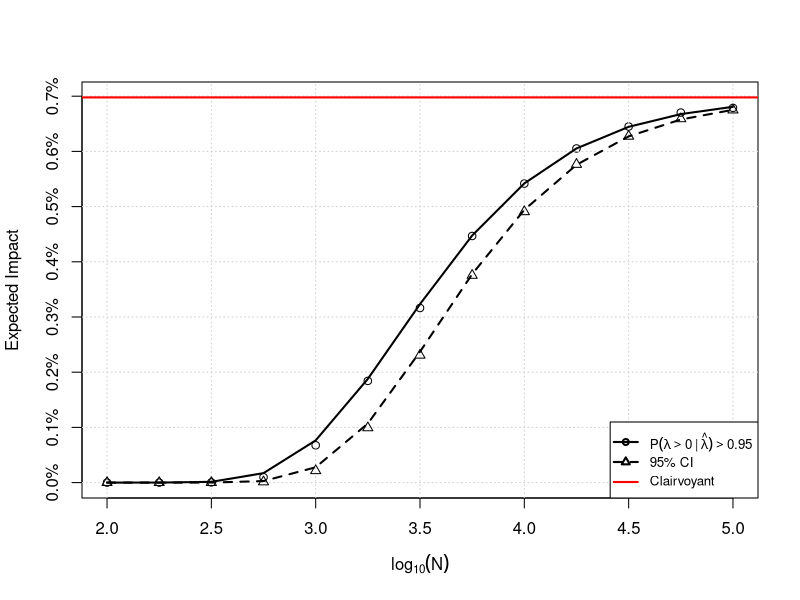
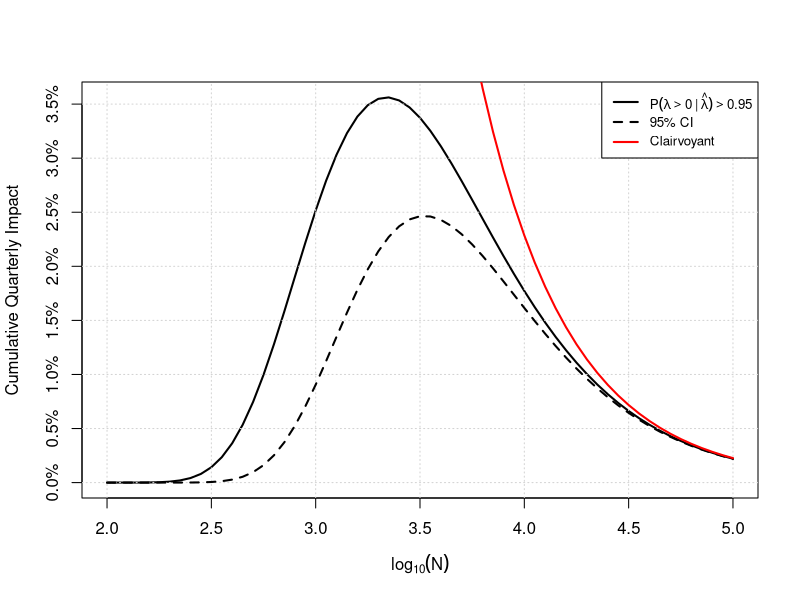
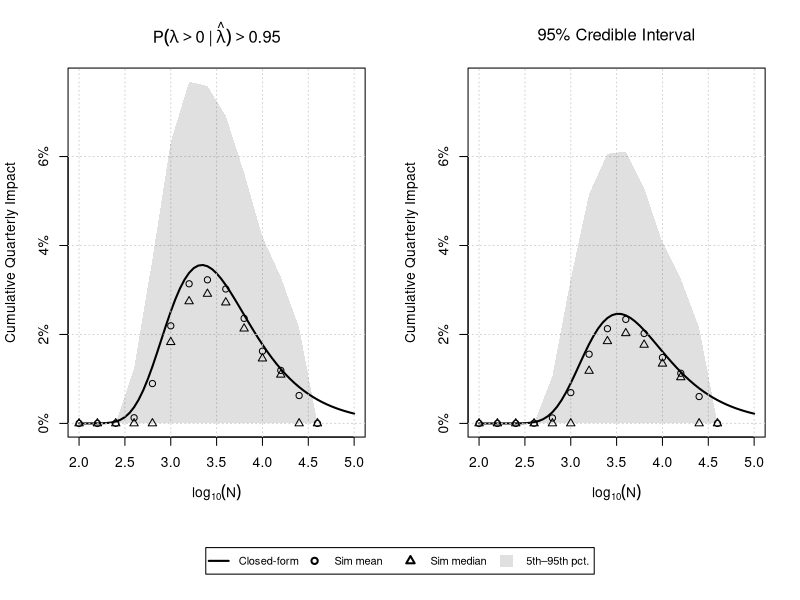

These charts were generated, in order, by the following R code:
## ---- chunk 1
#| include: false

# =============================================================================
# Shared helpers
# =============================================================================

# Simulate data and compute posterior for a given n and prior
sim_posterior <- function(n, prior_mean = 0, prior_sd = 0.05,
                          control_mean = 2.0, prob_treatment = 0.5, nsims = 100000) {
  sigma <- 0.5
  se_c <- sigma / sqrt(n * (1 - prob_treatment))
  se_t <- sigma / sqrt(n * prob_treatment)

  true_lift <- rnorm(nsims, prior_mean, prior_sd)
  control   <- rnorm(nsims, control_mean, se_c)
  treatment <- rnorm(nsims, control_mean * (1 + true_lift), se_t)

  estimated_lift    <- (treatment / control) - 1
  estimated_lift_se <- sqrt(se_t^2 / control^2 + se_c^2 * treatment^2 / control^4)

  V <- 1 / (1 / estimated_lift_se^2 + 1 / prior_sd^2)
  M <- V * (estimated_lift / estimated_lift_se^2 + prior_mean / prior_sd^2)
  S <- sqrt(V)

  list(true_lift = true_lift, M = M, S = S)
}

# SE of lift via delta method for g(T, C) = T/C - 1
# evaluated at (E[T], E[C]) = (control_mean * (1 + prior_mean), control_mean)
compute_se_lift <- function(n, prior_mean = 0, control_mean = 2.0, prob_treatment = 0.5, sigma = 0.5) {
  se_c <- sigma / sqrt(n * (1 - prob_treatment))
  se_t <- sigma / sqrt(n * prob_treatment)
  treatment_mean <- control_mean * (1 + prior_mean)
  sqrt(se_t^2 / control_mean^2 + se_c^2 * treatment_mean^2 / control_mean^4)
}

# Analytic expected impact given a critical hurdle lambda_crit
analytic_impact_from_crit <- function(lambda_crit, se_lift, prior_mean = 0, prior_sd = 0.05) {
  integrand <- function(delta) {
    prob_ship <- 1 - pnorm(lambda_crit, mean = delta, sd = se_lift)
    delta * prob_ship * dnorm(delta, prior_mean, prior_sd)
  }
  integrate(integrand, lower = -Inf, upper = Inf)$value
}

# Closed-form expected impact: bivariate normal truncation moment
# E[lambda * 1(lambda > S)] where lambda ~ N(prior_mean, prior_sd^2)
# and S is the threshold adjusted for measurement noise (se_lift)
closedform_impact_from_crit <- function(lambda_crit, se_lift, prior_mean = 0, prior_sd = 0.05) {
  tau <- sqrt(prior_sd^2 + se_lift^2)
  a   <- (prior_mean - lambda_crit) / tau
  prior_mean * pnorm(a) + (prior_sd^2 / tau) * dnorm(a)
}

# =============================================================================
# Decision Rule 1: Ship if P(lift > 0 | data) > cutoff
# =============================================================================

sim_decisions <- function(n = 5000, cutoff = 0.95, prior_mean = 0, prior_sd = 0.05,
                          control_mean = 2.0, prob_treatment = 0.5, nsims = 100000) {
  p <- sim_posterior(n, prior_mean, prior_sd, control_mean, prob_treatment, nsims)
  prob_positive <- pnorm(0, mean = p$M, sd = p$S, lower.tail = FALSE)
  mean(ifelse(prob_positive > cutoff, p$true_lift, 0))
}

closedform_decisions <- function(n = 5000, cutoff = 0.95, prior_mean = 0, prior_sd = 0.05,
                                  control_mean = 2.0, prob_treatment = 0.5) {
  se_lift     <- compute_se_lift(n, prior_mean, control_mean, prob_treatment)
  post_sd_inv <- sqrt(1 / prior_sd^2 + 1 / se_lift^2)
  lambda_crit <- se_lift^2 * (qnorm(cutoff) * post_sd_inv - prior_mean / prior_sd^2)
  closedform_impact_from_crit(lambda_crit, se_lift, prior_mean, prior_sd)
}

# =============================================================================
# Decision Rule 2: Ship if lower 95% credible interval > 0
# =============================================================================

sim_decisions_ci <- function(n = 5000, ci_level = 0.95, prior_mean = 0, prior_sd = 0.05,
                              control_mean = 2.0, prob_treatment = 0.5, nsims = 100000) {
  p <- sim_posterior(n, prior_mean, prior_sd, control_mean, prob_treatment, nsims)
  lower_ci <- qnorm((1 - ci_level) / 2, mean = p$M, sd = p$S)
  mean(ifelse(lower_ci > 0, p$true_lift, 0))
}

closedform_decisions_ci <- function(n = 5000, ci_level = 0.95, prior_mean = 0, prior_sd = 0.05,
                                     control_mean = 2.0, prob_treatment = 0.5) {
  se_lift     <- compute_se_lift(n, prior_mean, control_mean, prob_treatment)
  post_sd_inv <- sqrt(1 / prior_sd^2 + 1 / se_lift^2)
  lambda_crit <- se_lift^2 * (qnorm((1 + ci_level) / 2) * post_sd_inv - prior_mean / prior_sd^2)
  closedform_impact_from_crit(lambda_crit, se_lift, prior_mean, prior_sd)
}
## ---- chunk 2
#| fig-cap: "Simulated (open markers) and closed-form analytic (black lines) expected impact for all three decision rules. The red horizontal line is the Clairvoyant upper bound. Prior is $\\operatorname{Normal}(0.005, 0.01^2)$, $\\sigma = 0.5$, equal allocation."
prior_mean_opt <- 0.005
prior_sd_opt   <- 0.01

lns <- seq(2, 5, 0.25)
ns  <- 10^lns

sim_prob <- sapply(ns, \(x) sim_decisions(n = x, prior_mean = prior_mean_opt, prior_sd = prior_sd_opt))
sim_ci   <- sapply(ns, \(x) sim_decisions_ci(n = x, prior_mean = prior_mean_opt, prior_sd = prior_sd_opt))

closed_prob <- sapply(ns, \(x) closedform_decisions(n = x, prior_mean = prior_mean_opt, prior_sd = prior_sd_opt))
closed_ci   <- sapply(ns, \(x) closedform_decisions_ci(n = x, prior_mean = prior_mean_opt, prior_sd = prior_sd_opt))

clairvoyant_opt <- closedform_impact_from_crit(lambda_crit = 0, se_lift = 0,
                                                prior_mean = prior_mean_opt, prior_sd = prior_sd_opt)

ylim <- range(0, sim_prob, sim_ci, closed_prob, closed_ci, clairvoyant_opt)

plot(lns, sim_prob, type = 'p', pch = 1, col = 'black',
     xlab = expression(log[10](N)), ylab = 'Expected Impact', yaxt = 'n', ylim = ylim)
axis(2, at = axTicks(2), labels = scales::percent(axTicks(2)))
grid()
points(lns, sim_ci, pch = 2, col = 'black')
lines(lns, closed_prob, col = 'black', lwd = 2, lty = 1)
lines(lns, closed_ci,   col = 'black', lwd = 2, lty = 2)
abline(h = clairvoyant_opt, col = 'red', lwd = 2)
legend('bottomright',
       legend = c(
         expression(P(lambda > 0 ~ "|" ~ hat(lambda)) > 0.95),
         expression("95% CI"),
         "Clairvoyant"
       ),
       pch  = c(1,  2,  NA),
       lty  = c(1,  2,  1),
       col  = c('black', 'black', 'red'),
       lwd  = 2, cex = 0.8)
## ---- chunk 3
#| fig-cap: "Estimated cumulative quarterly impact as a function of experiment size, assuming 2,500 subjects per week and experiments run back to back. Larger experiments yield higher per-experiment impact but fewer experiments per quarter. Prior is $\\operatorname{Normal}(0.005, 0.01^2)$."
subjects_per_week <- 2500
weeks_per_quarter <- 13

lns <- seq(2, 5, by = 0.05)
ns  <- 10^lns

n_experiments <- weeks_per_quarter * subjects_per_week / ns

ei_prob <- sapply(ns, \(x) closedform_decisions(n = x, prior_mean = prior_mean_opt, prior_sd = prior_sd_opt))
ei_ci   <- sapply(ns, \(x) closedform_decisions_ci(n = x, prior_mean = prior_mean_opt, prior_sd = prior_sd_opt))

quarterly_impact_prob <- (1 + ei_prob) ^ n_experiments - 1
quarterly_impact_ci   <- (1 + ei_ci)   ^ n_experiments - 1

clairvoyant_quarterly <- (1 + clairvoyant_opt) ^ n_experiments - 1

ylim <- range(0, quarterly_impact_prob, quarterly_impact_ci, na.rm = TRUE)

plot(lns, quarterly_impact_prob, type = 'l', lwd = 2, lty = 1, col = 'black',
     xlab = expression(log[10](N)), ylab = 'Cumulative Quarterly Impact', yaxt = 'n', ylim = ylim)
axis(2, at = axTicks(2), labels = scales::percent(axTicks(2)))
grid()
lines(lns, quarterly_impact_ci, lwd = 2, lty = 2, col = 'black')
lines(lns, clairvoyant_quarterly, lwd = 2, lty = 1, col = 'red')
legend('topright',
       legend = c(
         expression(P(lambda > 0 ~ "|" ~ hat(lambda)) > 0.95),
         expression("95% CI"),
         "Clairvoyant"
       ),
       lty = c(1, 2, 1),
       col = c('black', 'black', 'red'),
       lwd = 2, cex = 0.8)
## ---- chunk 4
#| fig-cap: "Simulated quarterly impact distributions (shaded bands: 5th–95th percentile; open markers: mean and median) overlaid on the closed-form curves (lines) from the previous plot. Simulation uses 10,000 quarters per sample size on a coarser grid. At large $N$, fewer than one experiment fits in a quarter, so impact collapses to zero."

sim_quarterly <- function(n, subjects_per_week = 2500, weeks_per_quarter = 13,
                           prior_mean = prior_mean_opt, prior_sd = prior_sd_opt,
                           cutoff = 0.95, ci_level = 0.95,
                           control_mean = 2.0, sigma = 0.5, prob_treatment = 0.5,
                           nsims = 10000) {
  n_exp <- floor(weeks_per_quarter * subjects_per_week / n)
  if (n_exp == 0L) return(list(prob = rep(0, nsims), ci = rep(0, nsims)))

  se_c  <- sigma / sqrt(n * (1 - prob_treatment))
  se_t  <- sigma / sqrt(n * prob_treatment)
  total <- nsims * n_exp

  true_lift <- rnorm(total, prior_mean, prior_sd)
  control   <- rnorm(total, control_mean, se_c)
  treatment <- rnorm(total, control_mean * (1 + true_lift), se_t)

  est_lift    <- (treatment / control) - 1
  est_lift_se <- sqrt(se_t^2 / control^2 + se_c^2 * treatment^2 / control^4)

  V <- 1 / (1 / est_lift_se^2 + 1 / prior_sd^2)
  M <- V * (est_lift / est_lift_se^2 + prior_mean / prior_sd^2)
  S <- sqrt(V)

  impact_prob <- ifelse(pnorm(0, M, S, lower.tail = FALSE) > cutoff, true_lift, 0)
  impact_ci   <- ifelse(qnorm((1 - ci_level) / 2, M, S) > 0,        true_lift, 0)

  compound <- function(impacts) {
    m <- matrix(impacts, nrow = nsims, ncol = n_exp)
    apply(m, 1, \(row) prod(1 + row) - 1)
  }

  list(prob = compound(impact_prob), ci = compound(impact_ci))
}

lns_sim <- seq(2, 4.6, by = 0.2)
ns_sim  <- 10^lns_sim

sims <- lapply(ns_sim, sim_quarterly)

sim_mean_prob   <- sapply(sims, \(s) mean(s$prob))
sim_mean_ci     <- sapply(sims, \(s) mean(s$ci))
sim_median_prob <- sapply(sims, \(s) median(s$prob))
sim_median_ci   <- sapply(sims, \(s) median(s$ci))
sim_lo_prob     <- sapply(sims, \(s) quantile(s$prob, 0.05))
sim_hi_prob     <- sapply(sims, \(s) quantile(s$prob, 0.95))
sim_lo_ci       <- sapply(sims, \(s) quantile(s$ci,   0.05))
sim_hi_ci       <- sapply(sims, \(s) quantile(s$ci,   0.95))

rules <- list(
  list(
    label      = expression(P(lambda > 0 ~ "|" ~ hat(lambda)) > 0.95),
    closed     = quarterly_impact_prob,
    sim_mean   = sim_mean_prob,
    sim_median = sim_median_prob,
    sim_lo     = sim_lo_prob,
    sim_hi     = sim_hi_prob
  ),
  list(
    label      = expression("95% Credible Interval"),
    closed     = quarterly_impact_ci,
    sim_mean   = sim_mean_ci,
    sim_median = sim_median_ci,
    sim_lo     = sim_lo_ci,
    sim_hi     = sim_hi_ci
  )
)

ylim <- range(0, sim_hi_prob, sim_hi_ci, quarterly_impact_prob, quarterly_impact_ci, na.rm = TRUE)

layout(matrix(c(1, 2, 3, 3), nrow = 2, byrow = TRUE), heights = c(10, 1.5))
for (r in rules) {
  plot(lns, r$closed, type = 'l', lwd = 2, col = 'black',
       main = r$label,
       xlab = expression(log[10](N)), ylab = 'Cumulative Quarterly Impact',
       yaxt = 'n', ylim = ylim)
  axis(2, at = axTicks(2), labels = scales::percent(axTicks(2)))
  grid()
  polygon(c(lns_sim, rev(lns_sim)), c(r$sim_hi, rev(r$sim_lo)),
          col = adjustcolor('black', alpha.f = 0.12), border = NA)
  points(lns_sim, r$sim_mean,   pch = 1, col = 'black')
  points(lns_sim, r$sim_median, pch = 2, col = 'black')
}
par(mar = c(0, 0, 0, 0))
plot.new()
legend('center', horiz = TRUE,
       legend = c("Closed-form", "Sim mean", "Sim median", "5th–95th pct."),
       lty    = c(1,  NA, NA,  NA),
       pch    = c(NA,  1,  2,  15),
       col    = c('black', 'black', 'black', adjustcolor('black', alpha.f = 0.12)),
       lwd    = 2, cex = 0.8, pt.cex = c(NA, 1, 1, 2))
layout(1)
